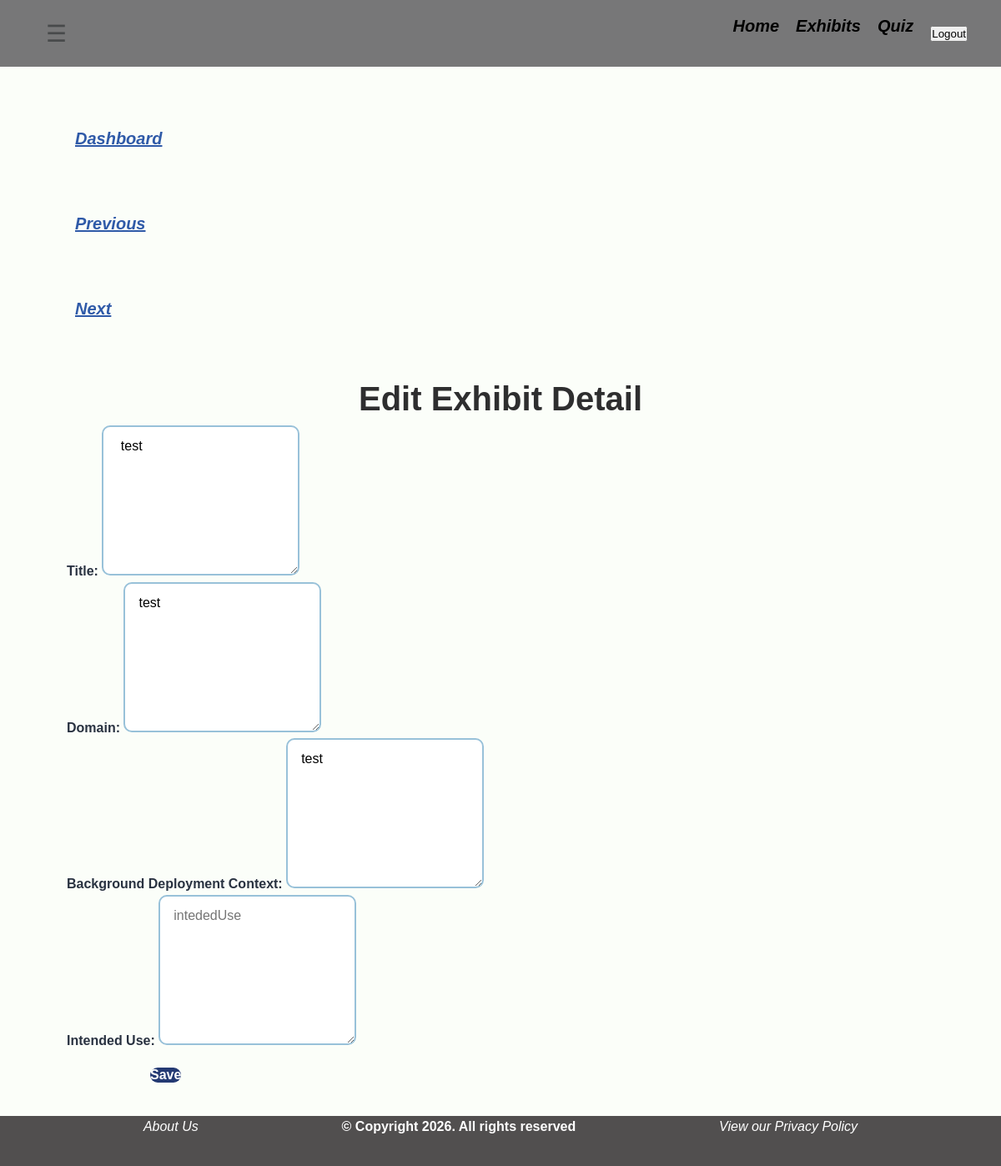
The app's page /exhibit_detail/1/ (signed in), older data.
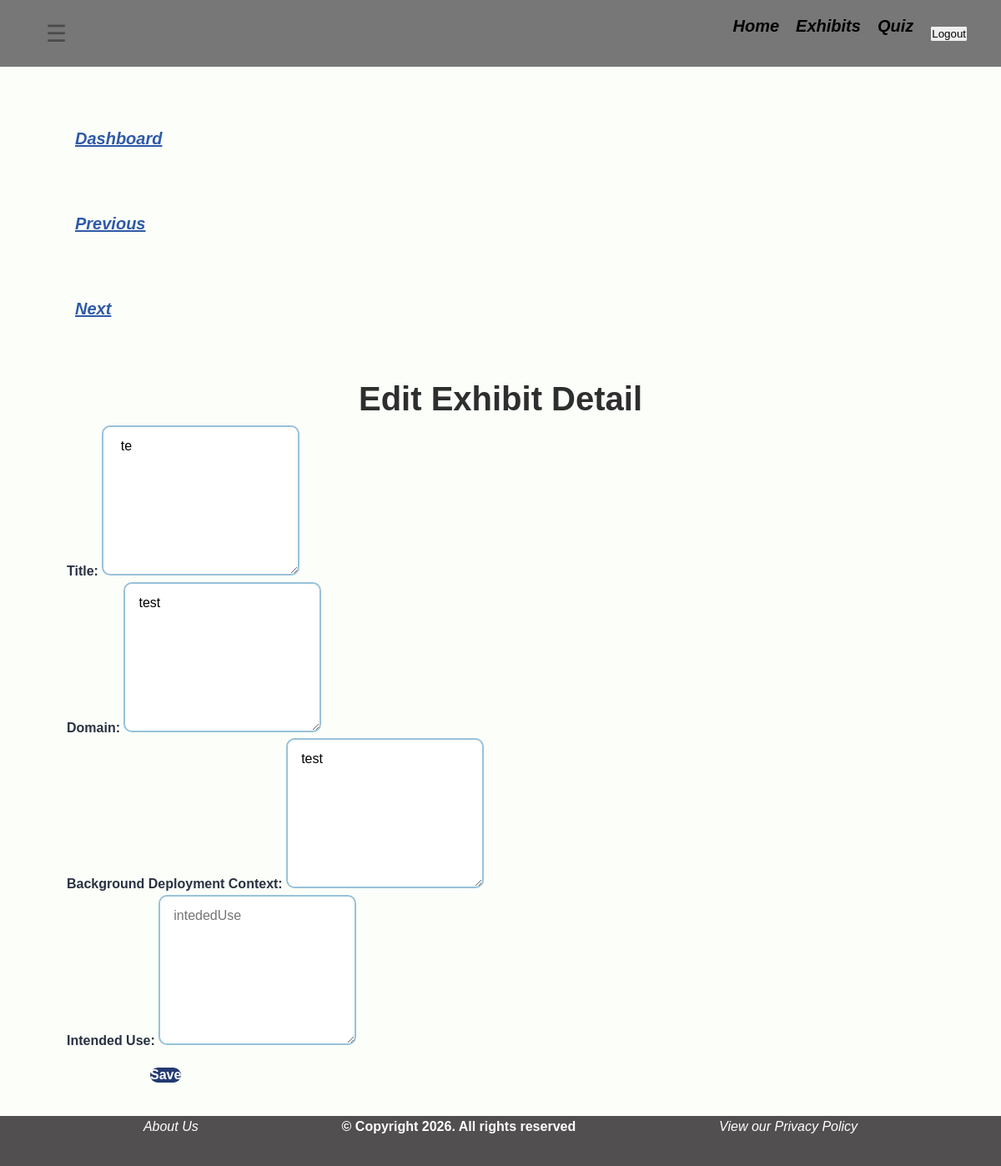
The same page, newer data.
### museumApp/models.py (models this page shows, shortened)
class Exhibit(models.Model):
    exhibitId = models.AutoField(db_column='exhibitId', primary_key=True)
    title = models.TextField(db_column='title', blank=True, null=False)
    domain = models.TextField(db_column='domain', blank=True, null=False)
    backgroundDeploymentContext = models.TextField(db_column='backgroundDeploymentContext', blank=True, null=False)
    intededUse = models.TextField(db_column='intededUse', blank=True, null=False)
    viewNumber = models.IntegerField(db_column='viewNumber', blank=True, null=False)
    class Meta:
        managed = True
        db_table = 'Exhibit'

### museumApp/decorators.py (the view)
    def wrapper(request, *args, **kwargs):
        if request.user.groups.filter(name='Curator').exists():
            return view_func(request, *args, **kwargs)
        return HttpResponseForbidden("You are not authorized to access this page.")

### museumApp/views_frontend.py (called while the page is built)
@login_required
@curator_required
def edit_exhibit_detail(request, exhibitId):
        exhibit = get_object_or_404(Exhibit, exhibitId=exhibitId)
        return render(request, 'pages/curator/edit_exhibit_detail.html',
                       {"exhibit": exhibit})

### museumApp/templates/pages/curator/edit_exhibit_detail.html (shortened to what this page needs)
{% extends "base.html" %}
{% load static %}
{% block content %}
<div class="dash-btn">
    <a href="{% url 'curator_dashboard'  %}"> Dashboard </a>
    <a href="{% url 'curator_dashboard'  %}"> Previous </a>
    <a href="{% url 'curator_dashboard'  %}"> Next </a>
</div>
<h1> Edit Exhibit Detail </h1>
<form id="edit-exhibit-form" class="input-form">
    <div class="input-form">
        <label for="title">Title:</label>
        <textarea id="title" placeholder="title"> {{ exhibit.title }}</textarea>
    </div>
    <div class="input-form">
        <label for="domain">Domain:</label>
        <textarea id="domain" placeholder="domain">{{ exhibit.domain }}</textarea>
    </div>
    <div class="input-form">
        <label for="backgroundDeploymentContext">Background Deployment Context:</label>
        <textarea id="backgroundDeploymentContext" placeholder="backgroundDeploymentContext">{{ exhibit.backgroundDeploymentContext }}</textarea>
    </div>
    <div class="input-form">
        <label for="intededUse">Intended Use:</label>
        <textarea id="intededUse" placeholder="intededUse">{{ exhibit.intededUse }}</textarea>
    </div>
    <div class="input-form">
        <button class="submit" type="submit">Save</button>
    </div>
</form>
{% endblock %}

Row changes from the older to the newer data that the page shows:
changed Exhibit "test": title "test" → "te"
